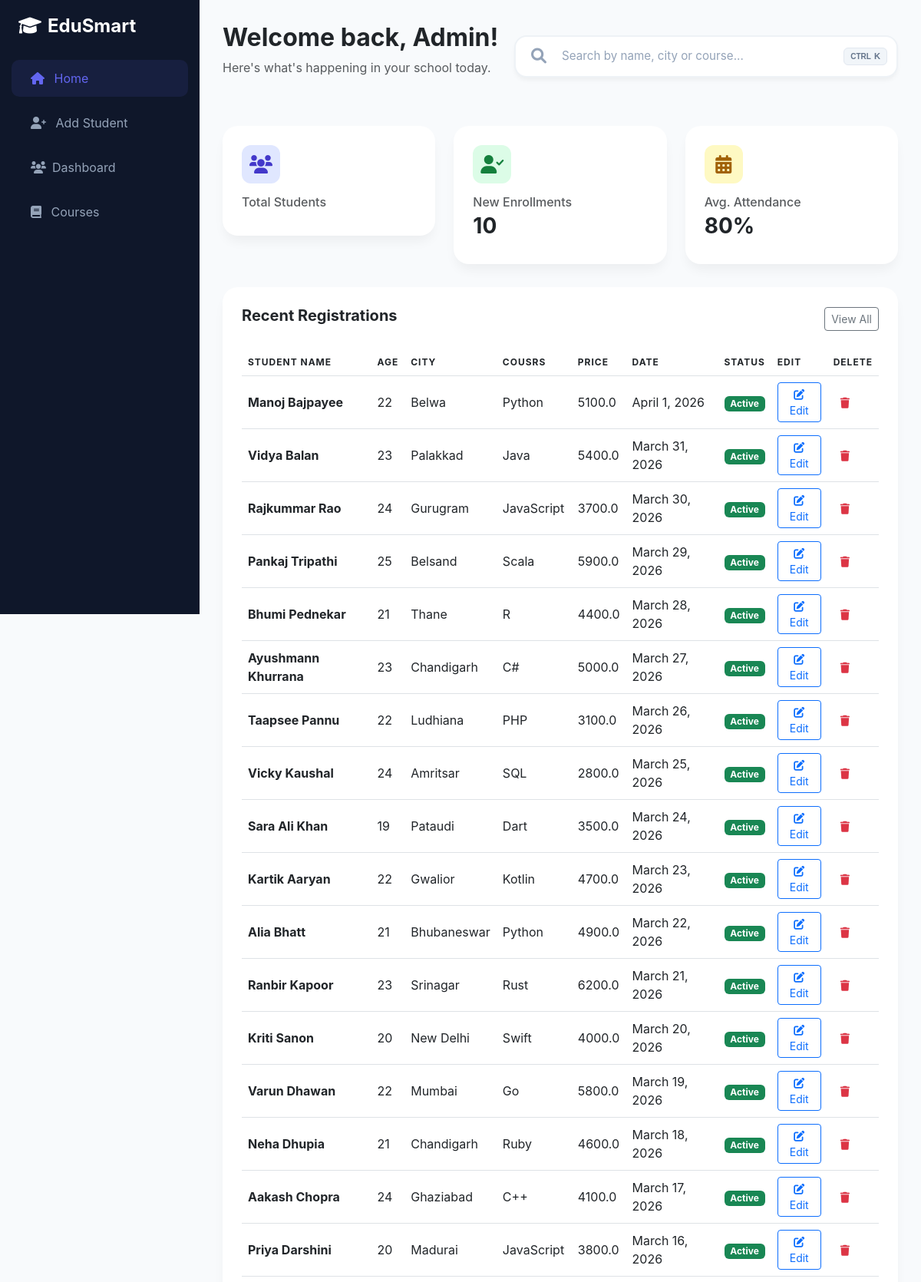
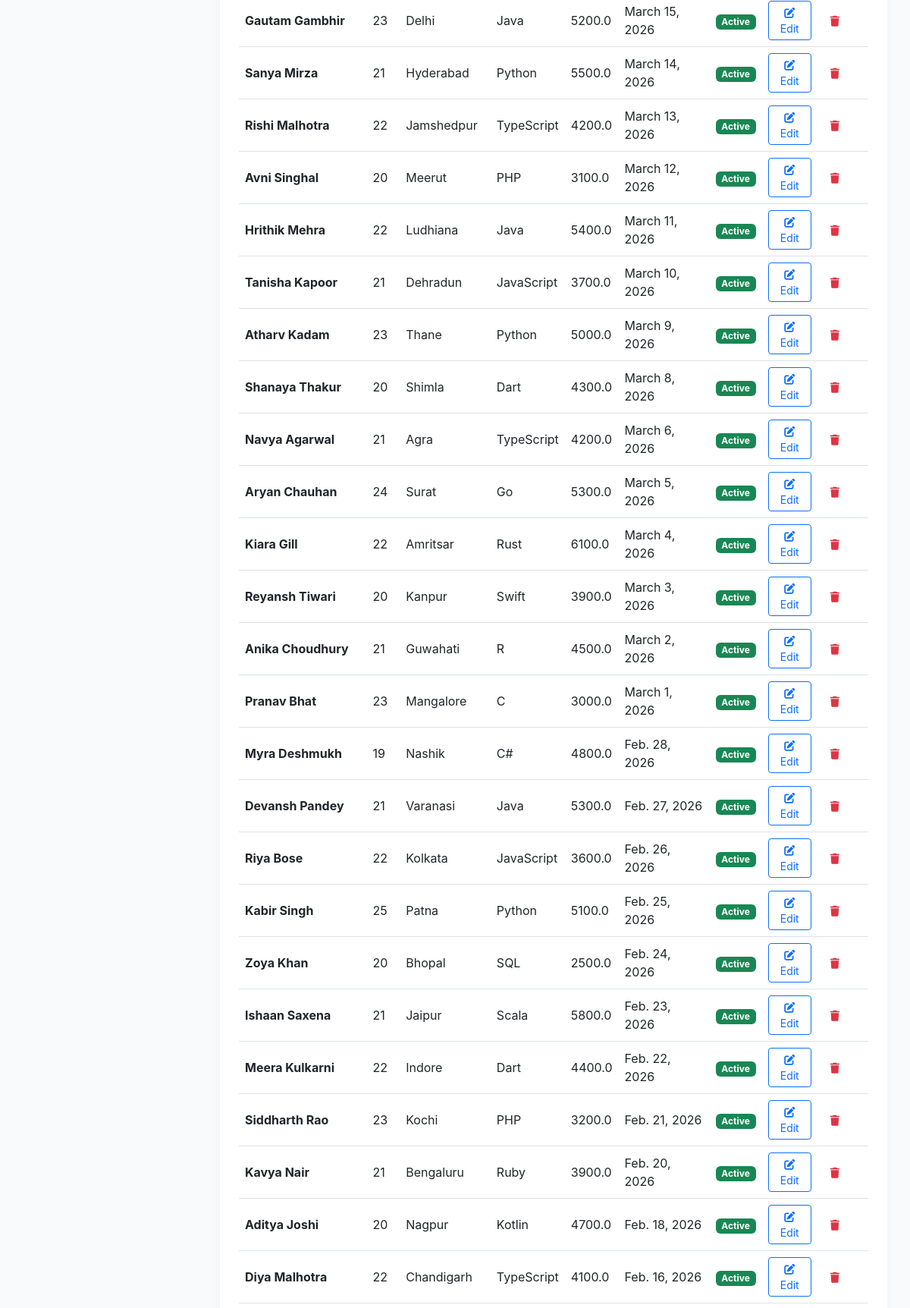
Page /student (upper part) on the committed database (2 pictures, top to bottom).
### app1/models.py (models this page shows)
class Student(models.Model):
    name = models.CharField(max_length=100)
    age = models.IntegerField()
    city = models.CharField(max_length=100)
    COURSE_CHOICES = (
        ('python', 'Python'),
        ('django', 'Django'),
        ('react', 'React'),
        ('javescript', 'JavaScript'),
        ('java', 'Java'),
        ('c++', 'C++'),
    )
    course = models.CharField(max_length=100, choices=COURSE_CHOICES)
    price = models.FloatField()
    date = models.DateField()

### app1/views.py (the view)
# urls.py: path('student', student_record_view, name='student_record_view'),
def student_record_view(request):
    search_query = request.GET.get('search', '') # Search text lena
    if search_query:
        students = Student.objects.filter(
            Q(name__icontains=search_query) |
            Q(city__icontains=search_query) |
            Q(course__icontains=search_query)
        ).distinct()
    else:
        students = Student.objects.all().order_by('-id') # Newest students pehle
    context = {
        'students': students,
        'search_query': search_query,
    }
    return render(request, 'app1/dashboard.html', context)

### app1/templates/app1/dashboard.html (shortened to what this page needs)
<!DOCTYPE html>
<html lang="en">
<head>
    <link href="https://cdn.jsdelivr.net/npm/bootstrap@5.3.0/dist/css/bootstrap.min.css" rel="stylesheet">
    <link rel="stylesheet" href="https://cdnjs.cloudflare.com/ajax/libs/font-awesome/6.0.0/css/all.min.css">
</head>
<body>
    <div class="sidebar">
        <div class="px-4 mb-4">
            <h4 class="fw-bold text-white"><i class="fas fa-graduation-cap me-2"></i>EduSmart</h4>
        </div>
        <nav class="nav flex-column">
            <a class="nav-link active" href="{% url 'home' %}"><i class="fas fa-home me-2"></i> Home</a>
            <a class="nav-link" href="{% url 'add' %}"><i class="fas fa-user-plus me-2"></i> Add Student</a>
            <a class="nav-link" href="{% url 'dashboard' %}"><i class="fas fa-users me-2"></i>Dashboard</a>
            <a class="nav-link" href="{% url 'course' %}"><i class="fas fa-book me-2"></i> Courses</a>
        </nav>
    </div>
    <div class="content">
        <div class="d-flex justify-content-between align-items-center mb-5">
            <div>
                <h2 class="fw-bold text-dark">Welcome back, Admin!</h2>
                <p class="text-muted">Here's what's happening in your school today.</p>
            </div>
            <form method="GET" action="{% url 'student_record_view' %}"
                class="premium-search-container d-none d-lg-block">
                <div class="search-wrapper-inner">
                    <button type="submit" class="search-icon-btn">
                        <i class="fa-solid fa-magnifying-glass fs-5"></i>
                    </button>
                    <input type="text" name="search" class="premium-search-input"
                        placeholder="Search by name, city or course..." value="{{ search_query|default:'' }}"
                        autocomplete="off">
                    <div class="search-kbd">
                        <span style="font-size: 10px;">CTRL</span>
                        <span>K</span>
                    </div>
                </div>
            </form>
        </div>
        <div class="row g-4">
            <div class="col-md-4">
                <div class="stat-card">
                    <div class="icon-shape bg-soft-primary">
                        <i class="fas fa-users"></i>
                    </div>
                    <h6 class="text-muted mb-1">Total Students</h6>
                </div>
            </div>
            <div class="col-md-4">
                <div class="stat-card">
                    <div class="icon-shape bg-soft-success">
                        <i class="fas fa-user-check"></i>
                    </div>
                    <h6 class="text-muted mb-1">New Enrollments</h6>
                    <h3 class="fw-bold">10</h3>
                </div>
            </div>
            <div class="col-md-4">
                <div class="stat-card">
                    <div class="icon-shape bg-soft-warning">
                        <i class="fas fa-calendar-alt"></i>
                    </div>
                    <h6 class="text-muted mb-1">Avg. Attendance</h6>
                    <h3 class="fw-bold">80%</h3>
                </div>
            </div>
        </div>
        <div class="table-container">
            <div class="d-flex justify-content-between align-items-center mb-4">
                <h5 class="fw-bold">Recent Registrations</h5>
                <button class="btn btn-sm btn-outline-secondary">View All</button>
            </div>
            <div class="table-responsive">
                <table class="table custom-table align-middle">
                    <thead>
                        <tr>
                            <th>Student Name</th>
                            <th>Age</th>
                            <th>City</th>
                            <th>Cousrs</th>
                            <th>Price</th>
                            <th>Date</th>
                            <th>Status</th>
                            <th>Edit</th>
                            <th>Delete</th>
                        </tr>
                    </thead>
                    <tbody>
                        {% for student in students %}
                        <tr>
                            <td>
                                <div class="d-flex align-items-center">
                                    <strong>{{ student.name }}</strong>
                                </div>
                            </td>
                            <td>{{ student.age }}</td>
                            <td>{{ student.city }}</td>
                            <td>{{ student.course }}</td>
                            <td>{{ student.price }}</td>
                            <td>{{ student.date }}</td>
                            <td><span class="badge bg-success">Active</span></td>
                            <td>
                                <a href="{% url 'update_student' student.id %}" class="btn btn-sm btn-outline-primary">
                                    <i class="fas fa-edit"></i> Edit
                                </a>
                            </td>
                            <td>
                                <a href="{% url 'delete_student' student.id %}">
                                    <button class="btn btn-sm text-danger">
                                        <i class="fas fa-trash"></i>
                                    </button>
                                </a>
                                {% endfor %}
                    </tbody>
                </table>
            </div>
        </div>
    </div>
</body>
</html>

### app1/templates/app1/dashboard.html (style rules this page uses)
:root { --sidebar-bg: #0f172a; --main-bg: #f8fafc; --accent: #6366f1; }
body { background-color: var(--main-bg); font-family: 'Inter', sans-serif; overflow-x: hidden; }
.sidebar { height: 100vh; width: 260px; position: fixed; background: var(--sidebar-bg); color: white; padding-top: 20px; transition: all 0.3s; }
.sidebar .nav-link { color: #94a3b8; padding: 12px 25px; margin: 5px 15px; border-radius: 10px; transition: 0.3s; }
.sidebar .nav-link:hover, .sidebar .nav-link.active { background: rgba(99, 102, 241, 0.1); color: var(--accent); }
.content { margin-left: 260px; padding: 30px; }
.stat-card { background: white; border: none; border-radius: 20px; padding: 25px; box-shadow: 0 10px 15px -3px rgba(0, 0, 0, 0.05); transition: transform 0.3s ease; }
.icon-shape { width: 50px; height: 50px; border-radius: 12px; display: flex; align-items: center; justify-content: center; font-size: 24px; margin-bottom: 15px; }
.bg-soft-primary { background: #e0e7ff; color: #4338ca; }
.bg-soft-success { background: #dcfce7; color: #15803d; }
.bg-soft-warning { background: #fef9c3; color: #a16207; }
.table-container { background: white; border-radius: 20px; padding: 25px; box-shadow: 0 10px 15px -3px rgba(0, 0, 0, 0.05); margin-top: 30px; }
.custom-table thead { background: #f1f5f9; color: #64748b; text-transform: uppercase; font-size: 0.75rem; letter-spacing: 1px; }
.premium-search-container { position: relative; max-width: 500px; width: 100%; transition: all 0.4s cubic-bezier(0.165, 0.84, 0.44, 1); }
.search-wrapper-inner { position: relative; display: flex; align-items: center; background: #ffffff; border: 2px solid #eef2f6; border-radius: 16px; padding: 4px 12px; transition: all 0.3s ease; box-shadow: 0 4px 6px -1px rgba(0, 0, 0, 0.05); }
.search-icon-btn { background: none; border: none; color: #94a3b8; padding: 8px; display: flex; align-items: center; justify-content: center; transition: color 0.3s; }
.premium-search-input { flex: 1; border: none; outline: none; padding: 10px 12px; font-size: 0.95rem; font-weight: 500; color: #1e293b; background: transparent; }
.premium-search-input::placeholder { color: #94a3b8; font-weight: 400; }
.search-kbd { display: flex; align-items: center; gap: 4px; background: #f1f5f9; border: 1px solid #e2e8f0; border-radius: 6px; padding: 2px 8px; font-family: sans-serif; font-size: 0.7rem; font-weight: 700; color: #64748b; pointer-events: none; }

### rows in the picture
Student: name "Manoj Bajpayee", age "22", city "Belwa", course "Python", price "5100.0", date "April 1, 2026"
Student: name "Vidya Balan", age "23", city "Palakkad", course "Java", price "5400.0", date "March 31, 2026"
Student: name "Rajkummar Rao", age "24", city "Gurugram", course "JavaScript", price "3700.0", date "March 30, 2026"
Student: name "Pankaj Tripathi", age "25", city "Belsand", course "Scala", price "5900.0", date "March 29, 2026"
Student: name "Bhumi Pednekar", age "21", city "Thane", course "R", price "4400.0", date "March 28, 2026"
Student: name "Ayushmann Khurrana", age "23", city "Chandigarh", course "C#", price "5000.0", date "March 27, 2026"
Student: name "Taapsee Pannu", age "22", city "Ludhiana", course "PHP", price "3100.0", date "March 26, 2026"
Student: name "Vicky Kaushal", age "24", city "Amritsar", course "SQL", price "2800.0", date "March 25, 2026"
Student: name "Sara Ali Khan", age "19", city "Pataudi", course "Dart", price "3500.0", date "March 24, 2026"
Student: name "Kartik Aaryan", age "22", city "Gwalior", course "Kotlin", price "4700.0", date "March 23, 2026"
Student: name "Alia Bhatt", age "21", city "Bhubaneswar", course "Python", price "4900.0", date "March 22, 2026"
Student: name "Ranbir Kapoor", age "23", city "Srinagar", course "Rust", price "6200.0", date "March 21, 2026"
Student: name "Kriti Sanon", age "20", city "New Delhi", course "Swift", price "4000.0", date "March 20, 2026"
Student: name "Varun Dhawan", age "22", city "Mumbai", course "Go", price "5800.0", date "March 19, 2026"
Student: name "Neha Dhupia", age "21", city "Chandigarh", course "Ruby", price "4600.0", date "March 18, 2026"
Student: name "Aakash Chopra", age "24", city "Ghaziabad", course "C++", price "4100.0", date "March 17, 2026"
Student: name "Priya Darshini", age "20", city "Madurai", course "JavaScript", price "3800.0", date "March 16, 2026"
Student: name "Gautam Gambhir", age "23", city "Delhi", course "Java", price "5200.0", date "March 15, 2026"
Student: name "Sanya Mirza", age "21", city "Hyderabad", course "Python", price "5500.0", date "March 14, 2026"
Student: name "Rishi Malhotra", age "22", city "Jamshedpur", course "TypeScript", price "4200.0", date "March 13, 2026"
Student: name "Avni Singhal", age "20", city "Meerut", course "PHP", price "3100.0", date "March 12, 2026"
Student: name "Hrithik Mehra", age "22", city "Ludhiana", course "Java", price "5400.0", date "March 11, 2026"
Student: name "Tanisha Kapoor", age "21", city "Dehradun", course "JavaScript", price "3700.0", date "March 10, 2026"
Student: name "Atharv Kadam", age "23", city "Thane", course "Python", price "5000.0", date "March 9, 2026"
Student: name "Shanaya Thakur", age "20", city "Shimla", course "Dart", price "4300.0", date "March 8, 2026"
Student: name "Navya Agarwal", age "21", city "Agra", course "TypeScript", price "4200.0", date "March 6, 2026"
Student: name "Aryan Chauhan", age "24", city "Surat", course "Go", price "5300.0", date "March 5, 2026"
Student: name "Kiara Gill", age "22", city "Amritsar", course "Rust", price "6100.0", date "March 4, 2026"
Student: name "Reyansh Tiwari", age "20", city "Kanpur", course "Swift", price "3900.0", date "March 3, 2026"
Student: name "Anika Choudhury", age "21", city "Guwahati", course "R", price "4500.0", date "March 2, 2026"
Student: name "Pranav Bhat", age "23", city "Mangalore", course "C", price "3000.0", date "March 1, 2026"
Student: name "Myra Deshmukh", age "19", city "Nashik", course "C#", price "4800.0", date "Feb. 28, 2026"
Student: name "Devansh Pandey", age "21", city "Varanasi", course "Java", price "5300.0", date "Feb. 27, 2026"
Student: name "Riya Bose", age "22", city "Kolkata", course "JavaScript", price "3600.0", date "Feb. 26, 2026"
Student: name "Kabir Singh", age "25", city "Patna", course "Python", price "5100.0", date "Feb. 25, 2026"
Student: name "Zoya Khan", age "20", city "Bhopal", course "SQL", price "2500.0", date "Feb. 24, 2026"
Student: name "Ishaan Saxena", age "21", city "Jaipur", course "Scala", price "5800.0", date "Feb. 23, 2026"
Student: name "Meera Kulkarni", age "22", city "Indore", course "Dart", price "4400.0", date "Feb. 22, 2026"
Student: name "Siddharth Rao", age "23", city "Kochi", course "PHP", price "3200.0", date "Feb. 21, 2026"
Student: name "Kavya Nair", age "21", city "Bengaluru", course "Ruby", price "3900.0", date "Feb. 20, 2026"
Student: name "Aditya Joshi", age "20", city "Nagpur", course "Kotlin", price "4700.0", date "Feb. 18, 2026"
Student: name "Diya Malhotra", age "22", city "Chandigarh", course "TypeScript", price "4100.0", date "Feb. 16, 2026"
